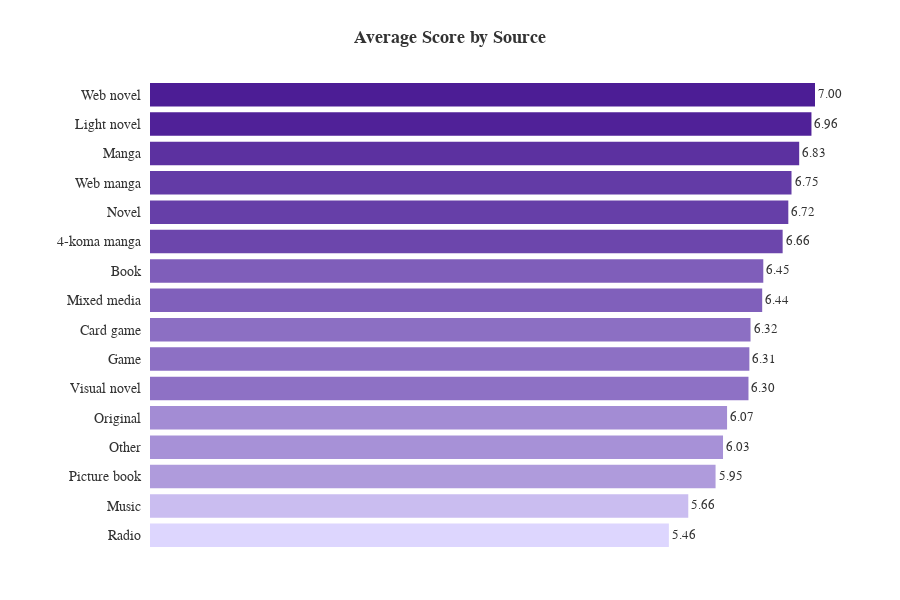

Source (notebook cell):
### Markdown cell above
**Deep Insight**:
- Điểm số trung bình của mỗi loại Source là bao nhiêu?
- Các type anime như Movie và Serie thường chuyển thể từ các Source nào.

### Code cell
import plotly.express as px
import pandas as pd

# --- 1. DATA PROCESSING ---
avg_score_by_source = df_anime_dataset_2023_prep.groupby('Source', dropna=True)['Score'].mean().reset_index()
avg_score_by_source = avg_score_by_source.dropna(subset=['Score']).sort_values('Score', ascending=False)

# --- 2. PLOTTING ---
fig_avg = px.bar(
    avg_score_by_source,
    x='Score',
    y='Source',
    orientation='h',
    text='Score',
    color='Score', 
    color_continuous_scale=[ '#DDD6FE', '#4C1D95' ],
)

# --- 3. STYLING TRACES ---
fig_avg.update_traces(
    marker_line_width=0, 
    textposition='outside',
    texttemplate='%{text:.2f}',
    hovertemplate='<b>Source:</b> %{y}<br><b>Avg Score:</b> %{x:.2f}<extra></extra>'
)

# --- 4. LAYOUT & AXES ---
fig_avg.update_layout(
    title={
        'text': '<b>Average Score by Source</b>', 
        'y': 0.95, 'x': 0.5, 'xanchor': 'center', 'yanchor': 'top'
    },
    font=dict(family='inter', size=13, color="#333333"),
    plot_bgcolor='white',
    paper_bgcolor='white',
    height=600,
    margin=dict(t=80, l=150, r=50, b=50), 
    showlegend=False,
    coloraxis_showscale=False,

    # Trục X: Ẩn hoàn toàn
    xaxis=dict(visible=False),

    # Trục Y: Tăng cỡ chữ lên 14
    yaxis=dict(
        title=None,
        showgrid=False,
        showline=False,
        ticklen=0,
        autorange="reversed",
        ticksuffix="  ",
        tickfont=dict(size=14) 
    )
)

fig_avg.show()

### Figure 1 — Plotly figure (JSON) as saved in the notebook; plotly's stock layout.template omitted (floating-point values rounded to 4 significant figures)
{"data": [{"hovertemplate": "<b>Source:</b> %{y}<br><b>Avg Score:</b> %{x:.2f}<extra></extra>", "legendgroup": "", "marker": {"color": [6.996, 6.959, 6.83, 6.749, 6.716, 6.656, 6.452, 6.441, 6.318, 6.306, 6.297, 6.071, 6.029, 5.95, 5.663, 5.459], "coloraxis": "coloraxis", "line": {"width": 0}, "pattern": {"shape": ""}}, "name": "", "orientation": "h", "showlegend": false, "text": [6.996, 6.959, 6.83, 6.749, 6.716, 6.656, 6.452, 6.441, 6.318, 6.306, 6.297, 6.071, 6.029, 5.95, 5.663, 5.459], "textposition": "outside", "texttemplate": "%{text:.2f}", "type": "bar", "x": [6.996, 6.959, 6.83, 6.749, 6.716, 6.656, 6.452, 6.441, 6.318, 6.306, 6.297, 6.071, 6.029, 5.95, 5.663, 5.459], "xaxis": "x", "y": ["Web novel", "Light novel", "Manga", "Web manga", "Novel", "4-koma manga", "Book", "Mixed media", "Card game", "Game", "Visual novel", "Original", "Other", "Picture book", "Music", "Radio"], "yaxis": "y"}], "layout": {"barmode": "relative", "coloraxis": {"colorbar": {"title": {"text": "Score"}}, "colorscale": [[0, "#DDD6FE"], [1, "#4C1D95"]], "showscale": false}, "font": {"color": "#333333", "family": "Intel", "size": 13}, "height": 600, "legend": {"tracegroupgap": 0}, "margin": {"b": 50, "l": 150, "r": 50, "t": 80}, "paper_bgcolor": "white", "plot_bgcolor": "white", "showlegend": false, "title": {"text": "<b>Average Score by Source</b>", "x": 0.5, "xanchor": "center", "y": 0.95, "yanchor": "top"}, "xaxis": {"anchor": "y", "domain": [0, 1], "title": {"text": "Score"}, "visible": false}, "yaxis": {"anchor": "x", "autorange": "reversed", "domain": [0, 1], "showgrid": false, "showline": false, "tickfont": {"size": 14}, "ticklen": 0, "ticksuffix": "  ", "title": {}}}}
